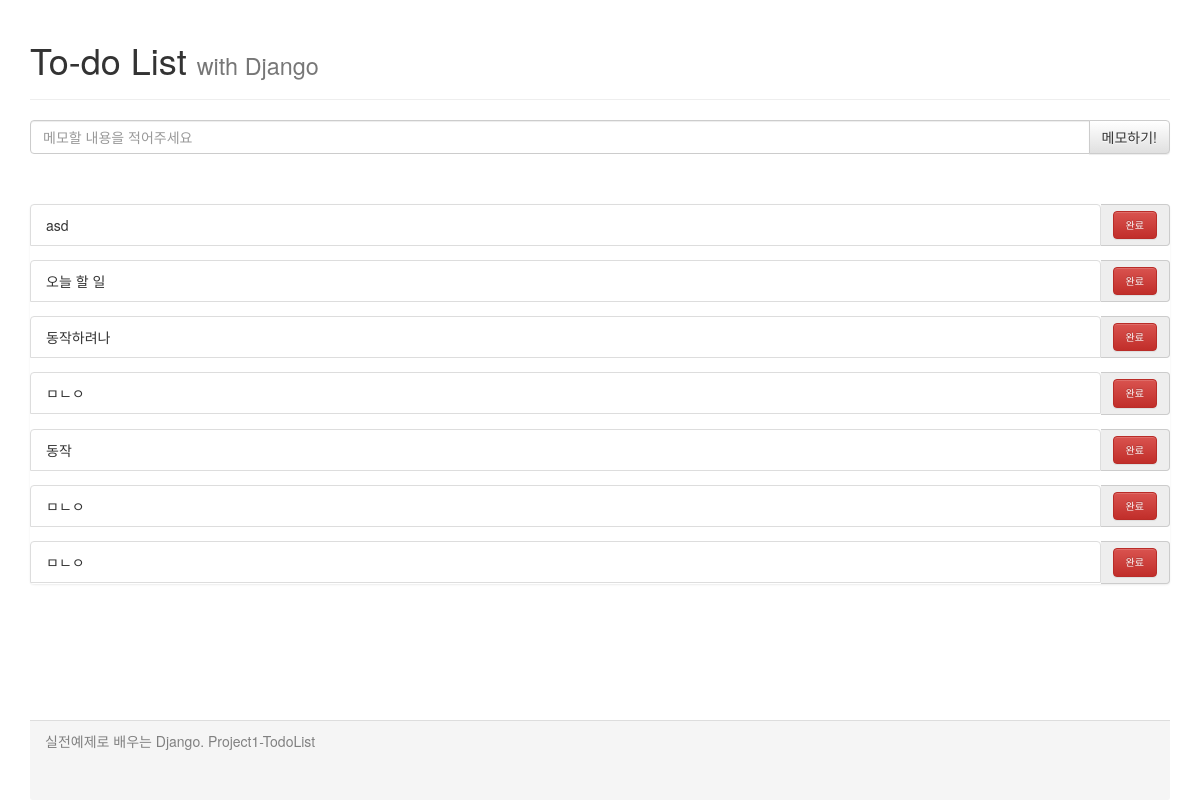
The app's page /, older data.
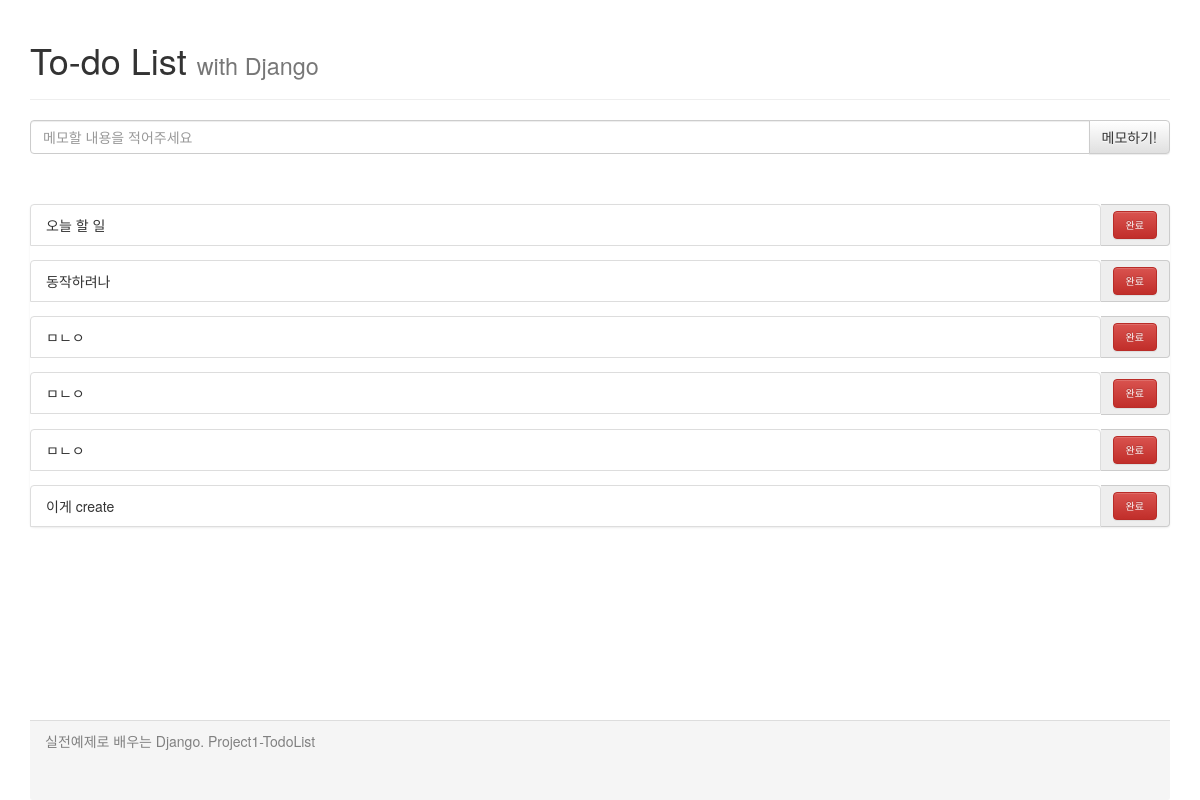
The same page, newer data.
### my_to_do_app/models.py (models this page shows)
class Todo( models.Model):
    content = models.CharField(max_length=255)

### my_to_do_app/views.py (the view)
# urls.py: path('', views.index, name = 'index'),
def index( request ):
  todos = Todo.objects.all() # 테이블 내의 모든 내용을 조회
  content = {'todos':todos}
  return render( request, 'my_to_do_app/index.html', content)

### my_to_do_app/templates/my_to_do_app/index.html (shortened to what this page needs)
<html lang="ko">
<head>
    <link rel="stylesheet" href="https://maxcdn.bootstrapcdn.com/bootstrap/3.3.2/css/bootstrap.min.css">
    <link rel="stylesheet" href="https://maxcdn.bootstrapcdn.com/bootstrap/3.3.2/css/bootstrap-theme.min.css">
</head>
<body>
    <div class="container">
        <div class="header">
            <div class="page-header">
                <h1>To-do List <small>with Django</small></h1>
            </div>
        </div>
        <div class="content">
            <div class="messageDiv">
                <form action="./createTodo/" method="POST">
                    <div class="input-group">
                        <input id="todoContent" name="todoContent" type="text" class="form-control" placeholder="메모할 내용을 적어주세요">
                        <span class="input-group-btn">
                            <button class="btn btn-default" type="submit">메모하기!</button>
                        </span>
                    </div>
                </form>
            </div>
            <div class="toDoDiv">
                <ul class="list-group">
                    {% for todo in todos %}
                    <form action="./deleteTodo/" method="GET">
                        <div class="input-group" name='todo1'>
                            <li class="list-group-item">{{ todo.content }}</li>
                            <span class="input-group-addon">
                                <button type="submit" class="custom-btn btn btn-danger">완료</button>
                            </span>
                        </div>
                    </form>
                    {% endfor %}
                </ul>
            </div>
        </div>
        <div class="panel-footer">
            실전예제로 배우는 Django. Project1-TodoList
        </div>
    </div>
</body>
</html>

### my_to_do_app/templates/my_to_do_app/index.html (style rules this page uses)
.content { height: 75%; }
.messageDiv { margin-top: 20px; margin-bottom: 50px; }
.custom-btn { font-size: 10px; }
.panel-footer { height:10%; color:gray; }

Row changes from the older to the newer data that the page shows:
removed Todo: content "asd"
removed Todo: content "동작"
added Todo: content "이게 create"
